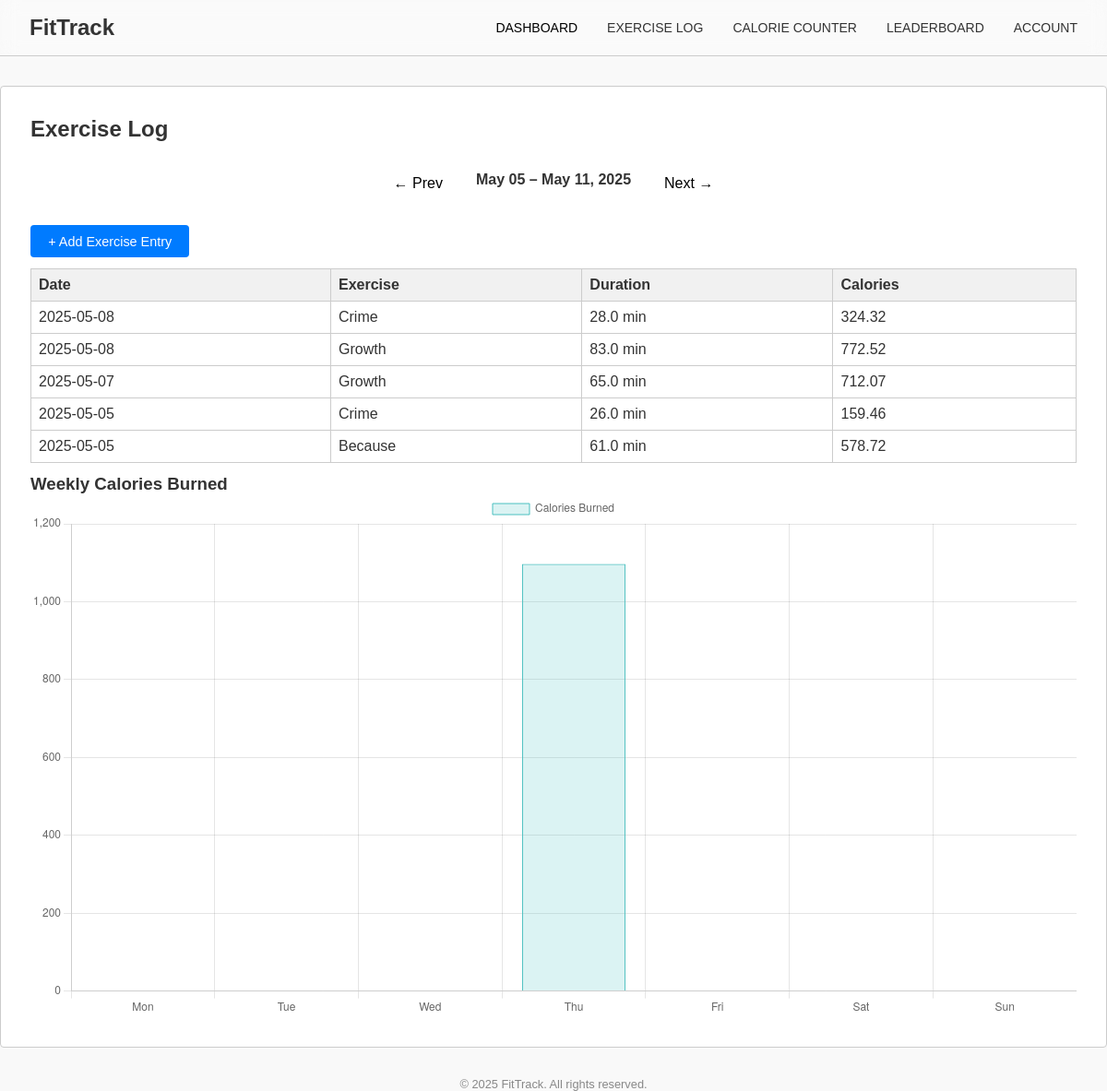
Page /exercise-log (signed in) on the committed database.
### app/models.py (models this page shows)
class ExerciseLog(db.Model):
    id = db.Column(db.Integer, primary_key=True)
    user_id = db.Column(db.Integer, db.ForeignKey('user.id'), nullable=False)
    exercise_id = db.Column(db.Integer, db.ForeignKey('exercise.id'), nullable=False)
    duration_minutes = db.Column(db.Float, nullable=False)
    calories_burned = db.Column(db.Float, nullable=False)
    date = db.Column(db.Date, nullable=False, default=date.today)
    exercise = db.relationship('Exercise')

class Exercise(db.Model):
    id = db.Column(db.Integer, primary_key=True)
    user_id = db.Column(db.Integer, db.ForeignKey('user.id'), nullable=True)  # NULL if global
    name = db.Column(db.String(100), nullable=False)
    duration_minutes = db.Column(db.Float, nullable=False)

### app/exercise_log.py (the view)
@app.route('/exercise-log', endpoint='exercise_log')
def exercise_log_page():
    user_id = session.get("user_id")
    if not user_id:
        flash("You are not logged in. Please log in to access this page.", "error")
        return redirect(url_for("login"))
    user = User.query.get(user_id)
    try:
        week_offset = int(request.args.get("week", 0))
    except ValueError:
        week_offset = 0
    today = date.today()
    start_of_week = today - timedelta(days=today.weekday()) + timedelta(weeks=week_offset)
    end_of_week = start_of_week + timedelta(days=6)
    logs = ExerciseLog.query.filter(
        ExerciseLog.user_id == user.id,
        ExerciseLog.date >= start_of_week,
        ExerciseLog.date <= end_of_week
    ).order_by(ExerciseLog.date.desc()).all()
    weekly_results = db.session.query(
        Scoreboard.timestamp,
        func.sum(Scoreboard.total_calories_burned)
    ).filter(
        Scoreboard.user_id == user.id,
        Scoreboard.timestamp >= start_of_week,
        Scoreboard.timestamp <= end_of_week
    ).group_by(Scoreboard.timestamp).all()
    week_data = {r[0].strftime('%a'): float(r[1]) for r in weekly_results}
    labels = ['Mon', 'Tue', 'Wed', 'Thu', 'Fri', 'Sat', 'Sun']
    chart_data = [week_data.get(day, 0) for day in labels]
    return render_template(
        'exercise_log.html',
        exercise_log=logs,
        chart_data=chart_data,
        date=date,
        week_offset=week_offset,
        start_of_week=start_of_week,
        end_of_week=end_of_week
    )

### app/templates/exercise_log.html (shortened to what this page needs)
<!DOCTYPE html>
<html lang="en">
<head>
  <link rel="stylesheet" href="{{ url_for('static', filename='css/styles.css') }}">
</head>
<body>
  {% include 'header.html' %}
  <main>
    <h2>Exercise Log</h2>
    <div class="week-nav-wrapper">
      <div class="week-nav-inner">
        <form method="get" action="{{ url_for('exercise_log') }}">
          <button type="submit" class="week-btn">&#8592; Prev</button>
        </form>
        <div class="week-range">
          {{ start_of_week.strftime('%b %d') }} – {{ end_of_week.strftime('%b %d, %Y') }}
        </div>
        <form method="get" action="{{ url_for('exercise_log') }}">
          <button type="submit" class="week-btn">Next &#8594;</button>
        </form>
      </div>
    </div>
    <button id="openLogModalBtn" class="button">+ Add Exercise Entry</button>
    {% include 'partials/exerciselog.html' %}
    <h3>Weekly Calories Burned</h3>
    <canvas id="exerciseChart" width="400" height="200"></canvas>
  </main>
  <script>
    const ctxExercise = document.getElementById('exerciseChart').getContext('2d');
    const exerciseChart = new Chart(ctxExercise, {
      type: 'bar',
      data: {
        labels: {{ ['Mon', 'Tue', 'Wed', 'Thu', 'Fri', 'Sat', 'Sun'] | tojson }},
        datasets: [{
          label: 'Calories Burned',
          data: {{ chart_data | tojson }},
          backgroundColor: 'rgba(75, 192, 192, 0.2)',
          borderColor: 'rgba(75, 192, 192, 1)',
          borderWidth: 1
        }]
      },
      options: {
        responsive: true,
        scales: {
          y: {
            beginAtZero: true
          }
        }
      }
    });
  </script>
  <footer>
    &copy; 2025 FitTrack. All rights reserved.
  </footer>
</body>
</html>

### app/templates/partials/Exerciselog.html
<table>
    <thead>
      <tr>
        <th>Date</th>
        <th>Exercise</th>
        <th>Duration</th>
        <th>Calories</th>
      </tr>
    </thead>
    <tbody>
      {% for log in exercise_log %}
      <tr>
        <td>{{ log.date.strftime('%Y-%m-%d') }}</td>
        <td>{{ log.exercise.name }}</td>
        <td>{{ log.duration_minutes }} min</td>
        <td>{{ log.calories_burned }}</td>
      </tr>
      {% else %}
      <tr>
        <td colspan="4">No logs yet</td>
      </tr>
      {% endfor %}
    </tbody>
  </table>

### app/static/css/styles.css (style rules this page uses)
* { margin: 0; padding: 0; box-sizing: border-box; }
body { font-family: Arial, sans-serif; background-color: #f9f9f9; color: #333; }
main { max-width: 1200px; margin: 2rem auto; background-color: #fff; border: 1px solid #ccc; border-radius: 4px; padding: 2rem; }
table { width: 100%; border-collapse: collapse; margin-top: 0.75rem; margin-bottom: 0.75rem; }
table thead { background-color: #f1f1f1; }
table th, table td { border: 1px solid #ccc; padding: 0.5rem; text-align: left; }
button, .btn-link { margin-top: 0.5rem; padding: 0.4rem 0.8rem; border: 1px solid #007BFF; background-color: #007BFF; color: #fff; border-radius: 4px; cursor: pointer; font-size: 0.9rem; }
footer { text-align: center; font-size: 0.8rem; color: #888; margin-top: 2rem; }
.button { padding: 0.6rem 1.2rem; background-color: #007BFF; color: #fff; border: none; border-radius: 4px; cursor: pointer; font-size: 0.9rem; }
.week-nav-wrapper { display: flex; justify-content: center; margin: 1.5rem 0; }
.week-nav-inner { display: flex; align-items: center; justify-content: center; gap: 1.5rem; }
.week-range { font-weight: 500; font-size: 1rem; text-align: center; }
.week-btn { background: none; border: none; color: #000; font-size: 1rem; font-family: 'Poppins', sans-serif; cursor: pointer; padding: 0.25rem 0.75rem; transition: transform 0.1s ease; }

### app/templates/exercise_log.html (style rules this page uses)
.week-nav-wrapper { display: flex; justify-content: center; margin: 1.5rem 0; }
.week-nav-inner { display: flex; align-items: center; justify-content: center; gap: 1.5rem; }
.week-range { font-weight: bold; font-size: 1rem; text-align: center; }
.week-btn { background: none; border: none; color: #000; font-size: 1rem; font-family: 'Poppins', sans-serif; cursor: pointer; padding: 0.25rem 0.75rem; transition: transform 0.1s ease; }

### rows in the picture
ExerciseLog: date "2025-05-08", exercise.name "Crime", duration_minutes "28.0", calories_burned "324.32"
ExerciseLog: date "2025-05-08", exercise.name "Growth", duration_minutes "83.0", calories_burned "772.52"
ExerciseLog: date "2025-05-07", exercise.name "Growth", duration_minutes "65.0", calories_burned "712.07"
ExerciseLog: date "2025-05-05", exercise.name "Crime", duration_minutes "26.0", calories_burned "159.46"
ExerciseLog: date "2025-05-05", exercise.name "Because", duration_minutes "61.0", calories_burned "578.72"

### other values in the picture
{{ start_of_week.strftime('%b %d') }} "May 05"
{{ end_of_week.strftime('%b %d, %Y') }} "May 11, 2025"
chart data {{ ['Mon', 'Tue', 'Wed', 'Thu', 'Fri', 'Sat', 'Sun'] | tojson }} ["Mon", "Tue", "Wed", "Thu", "Fri", "Sat", "Sun"]
chart data {{ chart_data | tojson }} [0, 0, 0, 1096.84, 0, 0, 0]
